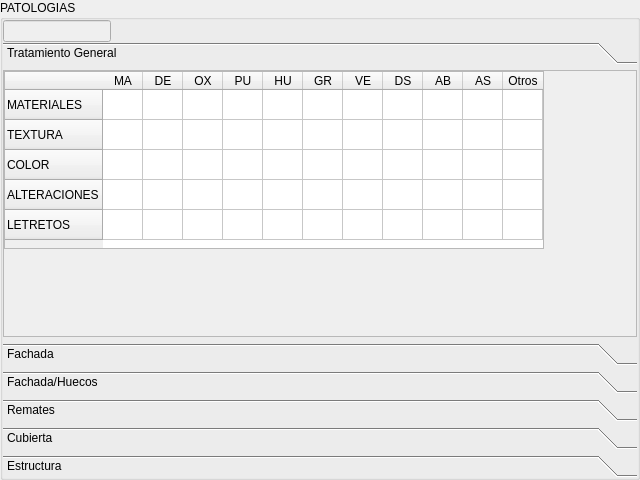
<?xml version="1.0" encoding="UTF-8"?>
<ui version="4.0">
 <class>PatologiaForm</class>
 <widget class="QGroupBox" name="PatologiaForm">
  <property name="geometry">
   <rect>
    <x>0</x>
    <y>0</y>
    <width>640</width>
    <height>480</height>
   </rect>
  </property>
  <property name="font">
   <font>
    <pointsize>9</pointsize>
   </font>
  </property>
  <property name="windowTitle">
   <string>Patologias</string>
  </property>
  <property name="title">
   <string>PATOLOGIAS</string>
  </property>
  <layout class="QVBoxLayout" name="verticalLayout_2">
   <property name="spacing">
    <number>0</number>
   </property>
   <property name="margin">
    <number>0</number>
   </property>
   <item>
    <widget class="QLineEdit" name="cuentaEdit">
     <property name="enabled">
      <bool>false</bool>
     </property>
     <property name="sizePolicy">
      <sizepolicy hsizetype="Fixed" vsizetype="Fixed">
       <horstretch>0</horstretch>
       <verstretch>0</verstretch>
      </sizepolicy>
     </property>
     <property name="maxLength">
      <number>5</number>
     </property>
    </widget>
   </item>
   <item>
    <widget class="QToolBox" name="patologiaTbx">
     <property name="currentIndex">
      <number>0</number>
     </property>
     <widget class="QWidget" name="tratamientoPage">
      <property name="geometry">
       <rect>
        <x>0</x>
        <y>0</y>
        <width>636</width>
        <height>262</height>
       </rect>
      </property>
      <attribute name="label">
       <string>Tratamiento General</string>
      </attribute>
      <layout class="QVBoxLayout" name="verticalLayout">
       <property name="spacing">
        <number>0</number>
       </property>
       <property name="margin">
        <number>0</number>
       </property>
       <item>
        <widget class="QScrollArea" name="scrollArea">
         <property name="widgetResizable">
          <bool>true</bool>
         </property>
         <widget class="QWidget" name="scrollAreaWidgetContents">
          <property name="geometry">
           <rect>
            <x>0</x>
            <y>0</y>
            <width>632</width>
            <height>258</height>
           </rect>
          </property>
          <layout class="QVBoxLayout" name="verticalLayout_3">
           <property name="spacing">
            <number>0</number>
           </property>
           <property name="margin">
            <number>0</number>
           </property>
           <item>
            <widget class="QTableWidget" name="tratamientoTable">
             <property name="sizePolicy">
              <sizepolicy hsizetype="Fixed" vsizetype="Fixed">
               <horstretch>0</horstretch>
               <verstretch>0</verstretch>
              </sizepolicy>
             </property>
             <property name="minimumSize">
              <size>
               <width>540</width>
               <height>178</height>
              </size>
             </property>
             <property name="maximumSize">
              <size>
               <width>540</width>
               <height>178</height>
              </size>
             </property>
             <attribute name="horizontalHeaderDefaultSectionSize">
              <number>40</number>
             </attribute>
             <row>
              <property name="text">
               <string notr="true">MATERIALES</string>
              </property>
             </row>
             <row>
              <property name="text">
               <string notr="true">TEXTURA</string>
              </property>
             </row>
             <row>
              <property name="text">
               <string notr="true">COLOR</string>
              </property>
             </row>
             <row>
              <property name="text">
               <string notr="true">ALTERACIONES</string>
              </property>
             </row>
             <row>
              <property name="text">
               <string notr="true">LETRETOS</string>
              </property>
             </row>
             <column>
              <property name="text">
               <string notr="true">MA</string>
              </property>
              <property name="toolTip">
               <string notr="true">Manchas</string>
              </property>
              <property name="whatsThis">
               <string notr="true"/>
              </property>
             </column>
             <column>
              <property name="text">
               <string notr="true">DE</string>
              </property>
              <property name="toolTip">
               <string notr="true">Desprendimiento de revoque</string>
              </property>
              <property name="whatsThis">
               <string notr="true"/>
              </property>
             </column>
             <column>
              <property name="text">
               <string notr="true">OX</string>
              </property>
              <property name="toolTip">
               <string notr="true">Oxidaciones</string>
              </property>
              <property name="whatsThis">
               <string notr="true"/>
              </property>
             </column>
             <column>
              <property name="text">
               <string notr="true">PU</string>
              </property>
              <property name="toolTip">
               <string notr="true">Pudriciones</string>
              </property>
              <property name="whatsThis">
               <string notr="true"/>
              </property>
             </column>
             <column>
              <property name="text">
               <string notr="true">HU</string>
              </property>
              <property name="toolTip">
               <string notr="true">Humedad</string>
              </property>
             </column>
             <column>
              <property name="text">
               <string notr="true">GR</string>
              </property>
              <property name="toolTip">
               <string notr="true">Grietas</string>
              </property>
             </column>
             <column>
              <property name="text">
               <string notr="true">VE</string>
              </property>
              <property name="toolTip">
               <string notr="true">Vegetación</string>
              </property>
             </column>
             <column>
              <property name="text">
               <string notr="true">DS</string>
              </property>
              <property name="toolTip">
               <string notr="true">Desplome</string>
              </property>
             </column>
             <column>
              <property name="text">
               <string notr="true">AB</string>
              </property>
              <property name="toolTip">
               <string notr="true">Abombamiento</string>
              </property>
             </column>
             <column>
              <property name="text">
               <string notr="true">AS</string>
              </property>
              <property name="toolTip">
               <string notr="true">Asentamiento</string>
              </property>
             </column>
             <column>
              <property name="text">
               <string notr="true">Otros</string>
              </property>
              <property name="toolTip">
               <string notr="true">Otros</string>
              </property>
             </column>
            </widget>
           </item>
           <item>
            <spacer name="verticalSpacer">
             <property name="orientation">
              <enum>Qt::Vertical</enum>
             </property>
             <property name="sizeHint" stdset="0">
              <size>
               <width>20</width>
               <height>40</height>
              </size>
             </property>
            </spacer>
           </item>
          </layout>
         </widget>
        </widget>
       </item>
      </layout>
     </widget>
     <widget class="QWidget" name="fachadaPage">
      <property name="geometry">
       <rect>
        <x>0</x>
        <y>0</y>
        <width>96</width>
        <height>75</height>
       </rect>
      </property>
      <attribute name="label">
       <string>Fachada</string>
      </attribute>
      <layout class="QVBoxLayout" name="verticalLayout_4">
       <property name="spacing">
        <number>0</number>
       </property>
       <property name="margin">
        <number>0</number>
       </property>
       <item>
        <widget class="QScrollArea" name="scrollArea_2">
         <property name="widgetResizable">
          <bool>true</bool>
         </property>
         <widget class="QWidget" name="scrollAreaWidgetContents_2">
          <property name="geometry">
           <rect>
            <x>0</x>
            <y>0</y>
            <width>548</width>
            <height>178</height>
           </rect>
          </property>
          <layout class="QVBoxLayout" name="verticalLayout_5">
           <property name="spacing">
            <number>0</number>
           </property>
           <property name="margin">
            <number>0</number>
           </property>
           <item>
            <widget class="QTableWidget" name="fachadaTable">
             <property name="sizePolicy">
              <sizepolicy hsizetype="Fixed" vsizetype="Fixed">
               <horstretch>0</horstretch>
               <verstretch>0</verstretch>
              </sizepolicy>
             </property>
             <property name="minimumSize">
              <size>
               <width>548</width>
               <height>178</height>
              </size>
             </property>
             <property name="maximumSize">
              <size>
               <width>540</width>
               <height>178</height>
              </size>
             </property>
             <attribute name="horizontalHeaderDefaultSectionSize">
              <number>40</number>
             </attribute>
             <row>
              <property name="text">
               <string notr="true">ZOCALO</string>
              </property>
             </row>
             <row>
              <property name="text">
               <string notr="true">COLUMNA/PILAR</string>
              </property>
             </row>
             <row>
              <property name="text">
               <string notr="true">MOLDURAS</string>
              </property>
             </row>
             <row>
              <property name="text">
               <string notr="true">PORTADA</string>
              </property>
             </row>
             <row>
              <property name="text">
               <string>GALERIA</string>
              </property>
             </row>
             <column>
              <property name="text">
               <string notr="true">MA</string>
              </property>
              <property name="toolTip">
               <string notr="true">Manchas</string>
              </property>
              <property name="whatsThis">
               <string notr="true"/>
              </property>
             </column>
             <column>
              <property name="text">
               <string notr="true">DE</string>
              </property>
              <property name="toolTip">
               <string notr="true">Desprendimiento de revoque</string>
              </property>
              <property name="whatsThis">
               <string notr="true"/>
              </property>
             </column>
             <column>
              <property name="text">
               <string notr="true">OX</string>
              </property>
              <property name="toolTip">
               <string notr="true">Oxidaciones</string>
              </property>
              <property name="whatsThis">
               <string notr="true"/>
              </property>
             </column>
             <column>
              <property name="text">
               <string notr="true">PU</string>
              </property>
              <property name="toolTip">
               <string notr="true">Pudriciones</string>
              </property>
              <property name="whatsThis">
               <string notr="true"/>
              </property>
             </column>
             <column>
              <property name="text">
               <string notr="true">HU</string>
              </property>
              <property name="toolTip">
               <string notr="true">Humedad</string>
              </property>
             </column>
             <column>
              <property name="text">
               <string notr="true">GR</string>
              </property>
              <property name="toolTip">
               <string notr="true">Grietas</string>
              </property>
             </column>
             <column>
              <property name="text">
               <string notr="true">VE</string>
              </property>
              <property name="toolTip">
               <string notr="true">Vegetación</string>
              </property>
             </column>
             <column>
              <property name="text">
               <string notr="true">DS</string>
              </property>
              <property name="toolTip">
               <string notr="true">Desplome</string>
              </property>
             </column>
             <column>
              <property name="text">
               <string notr="true">AB</string>
              </property>
              <property name="toolTip">
               <string notr="true">Abombamiento</string>
              </property>
             </column>
             <column>
              <property name="text">
               <string notr="true">AS</string>
              </property>
              <property name="toolTip">
               <string notr="true">Asentamiento</string>
              </property>
             </column>
             <column>
              <property name="text">
               <string notr="true">Otros</string>
              </property>
              <property name="toolTip">
               <string notr="true">Otros</string>
              </property>
             </column>
            </widget>
           </item>
           <item>
            <spacer name="verticalSpacer_2">
             <property name="orientation">
              <enum>Qt::Vertical</enum>
             </property>
             <property name="sizeHint" stdset="0">
              <size>
               <width>20</width>
               <height>40</height>
              </size>
             </property>
            </spacer>
           </item>
          </layout>
         </widget>
        </widget>
       </item>
      </layout>
     </widget>
     <widget class="QWidget" name="huecosPage">
      <property name="geometry">
       <rect>
        <x>0</x>
        <y>0</y>
        <width>96</width>
        <height>75</height>
       </rect>
      </property>
      <attribute name="label">
       <string>Fachada/Huecos</string>
      </attribute>
      <layout class="QVBoxLayout" name="verticalLayout_6">
       <property name="spacing">
        <number>0</number>
       </property>
       <property name="margin">
        <number>0</number>
       </property>
       <item>
        <widget class="QScrollArea" name="scrollArea_3">
         <property name="widgetResizable">
          <bool>true</bool>
         </property>
         <widget class="QWidget" name="scrollAreaWidgetContents_3">
          <property name="geometry">
           <rect>
            <x>0</x>
            <y>0</y>
            <width>564</width>
            <height>178</height>
           </rect>
          </property>
          <layout class="QVBoxLayout" name="verticalLayout_7">
           <property name="spacing">
            <number>0</number>
           </property>
           <property name="margin">
            <number>0</number>
           </property>
           <item>
            <widget class="QTableWidget" name="huecosTable">
             <property name="sizePolicy">
              <sizepolicy hsizetype="Fixed" vsizetype="Fixed">
               <horstretch>0</horstretch>
               <verstretch>0</verstretch>
              </sizepolicy>
             </property>
             <property name="minimumSize">
              <size>
               <width>564</width>
               <height>178</height>
              </size>
             </property>
             <property name="maximumSize">
              <size>
               <width>564</width>
               <height>178</height>
              </size>
             </property>
             <attribute name="horizontalHeaderDefaultSectionSize">
              <number>40</number>
             </attribute>
             <row>
              <property name="text">
               <string notr="true">ARCOS</string>
              </property>
             </row>
             <row>
              <property name="text">
               <string notr="true">ADINTELADO</string>
              </property>
             </row>
             <row>
              <property name="text">
               <string notr="true">DECORADO</string>
              </property>
             </row>
             <row>
              <property name="text">
               <string notr="true">BALCON BOLADIZO</string>
              </property>
             </row>
             <row>
              <property name="text">
               <string>BALCON RECTO</string>
              </property>
             </row>
             <column>
              <property name="text">
               <string notr="true">MA</string>
              </property>
              <property name="toolTip">
               <string notr="true">Manchas</string>
              </property>
              <property name="whatsThis">
               <string notr="true"/>
              </property>
             </column>
             <column>
              <property name="text">
               <string notr="true">DE</string>
              </property>
              <property name="toolTip">
               <string notr="true">Desprendimiento de revoque</string>
              </property>
              <property name="whatsThis">
               <string notr="true"/>
              </property>
             </column>
             <column>
              <property name="text">
               <string notr="true">OX</string>
              </property>
              <property name="toolTip">
               <string notr="true">Oxidaciones</string>
              </property>
              <property name="whatsThis">
               <string notr="true"/>
              </property>
             </column>
             <column>
              <property name="text">
               <string notr="true">PU</string>
              </property>
              <property name="toolTip">
               <string notr="true">Pudriciones</string>
              </property>
              <property name="whatsThis">
               <string notr="true"/>
              </property>
             </column>
             <column>
              <property name="text">
               <string notr="true">HU</string>
              </property>
              <property name="toolTip">
               <string notr="true">Humedad</string>
              </property>
             </column>
             <column>
              <property name="text">
               <string notr="true">GR</string>
              </property>
              <property name="toolTip">
               <string notr="true">Grietas</string>
              </property>
             </column>
             <column>
              <property name="text">
               <string notr="true">VE</string>
              </property>
              <property name="toolTip">
               <string notr="true">Vegetación</string>
              </property>
             </column>
             <column>
              <property name="text">
               <string notr="true">DS</string>
              </property>
              <property name="toolTip">
               <string notr="true">Desplome</string>
              </property>
             </column>
             <column>
              <property name="text">
               <string notr="true">AB</string>
              </property>
              <property name="toolTip">
               <string notr="true">Abombamiento</string>
              </property>
             </column>
             <column>
              <property name="text">
               <string notr="true">AS</string>
              </property>
              <property name="toolTip">
               <string notr="true">Asentamiento</string>
              </property>
             </column>
             <column>
              <property name="text">
               <string notr="true">Otros</string>
              </property>
              <property name="toolTip">
               <string notr="true">Otros</string>
              </property>
             </column>
            </widget>
           </item>
           <item>
            <spacer name="verticalSpacer_3">
             <property name="orientation">
              <enum>Qt::Vertical</enum>
             </property>
             <property name="sizeHint" stdset="0">
              <size>
               <width>20</width>
               <height>102</height>
              </size>
             </property>
            </spacer>
           </item>
          </layout>
         </widget>
        </widget>
       </item>
      </layout>
     </widget>
     <widget class="QWidget" name="rematesPage">
      <property name="geometry">
       <rect>
        <x>0</x>
        <y>0</y>
        <width>636</width>
        <height>262</height>
       </rect>
      </property>
      <attribute name="label">
       <string>Remates</string>
      </attribute>
      <layout class="QVBoxLayout" name="verticalLayout_8">
       <property name="spacing">
        <number>0</number>
       </property>
       <property name="margin">
        <number>0</number>
       </property>
       <item>
        <widget class="QScrollArea" name="scrollArea_4">
         <property name="widgetResizable">
          <bool>true</bool>
         </property>
         <widget class="QWidget" name="scrollAreaWidgetContents_4">
          <property name="geometry">
           <rect>
            <x>0</x>
            <y>0</y>
            <width>632</width>
            <height>258</height>
           </rect>
          </property>
          <layout class="QVBoxLayout" name="verticalLayout_9">
           <property name="spacing">
            <number>0</number>
           </property>
           <property name="margin">
            <number>0</number>
           </property>
           <item>
            <widget class="QTableWidget" name="rematesTable">
             <property name="sizePolicy">
              <sizepolicy hsizetype="Fixed" vsizetype="Fixed">
               <horstretch>0</horstretch>
               <verstretch>0</verstretch>
              </sizepolicy>
             </property>
             <property name="minimumSize">
              <size>
               <width>540</width>
               <height>148</height>
              </size>
             </property>
             <property name="maximumSize">
              <size>
               <width>540</width>
               <height>148</height>
              </size>
             </property>
             <property name="baseSize">
              <size>
               <width>5</width>
               <height>0</height>
              </size>
             </property>
             <attribute name="horizontalHeaderDefaultSectionSize">
              <number>40</number>
             </attribute>
             <row>
              <property name="text">
               <string notr="true">ALERO</string>
              </property>
             </row>
             <row>
              <property name="text">
               <string notr="true">CORNISA</string>
              </property>
             </row>
             <row>
              <property name="text">
               <string notr="true">ANTEPECHO</string>
              </property>
             </row>
             <row>
              <property name="text">
               <string notr="true">BALAUSTRADA</string>
              </property>
             </row>
             <column>
              <property name="text">
               <string notr="true">MA</string>
              </property>
              <property name="toolTip">
               <string notr="true">Manchas</string>
              </property>
              <property name="whatsThis">
               <string notr="true"/>
              </property>
             </column>
             <column>
              <property name="text">
               <string notr="true">DE</string>
              </property>
              <property name="toolTip">
               <string notr="true">Desprendimiento de revoque</string>
              </property>
              <property name="whatsThis">
               <string notr="true"/>
              </property>
             </column>
             <column>
              <property name="text">
               <string notr="true">OX</string>
              </property>
              <property name="toolTip">
               <string notr="true">Oxidaciones</string>
              </property>
              <property name="whatsThis">
               <string notr="true"/>
              </property>
             </column>
             <column>
              <property name="text">
               <string notr="true">PU</string>
              </property>
              <property name="toolTip">
               <string notr="true">Pudriciones</string>
              </property>
              <property name="whatsThis">
               <string notr="true"/>
              </property>
             </column>
             <column>
              <property name="text">
               <string notr="true">HU</string>
              </property>
              <property name="toolTip">
               <string notr="true">Humedad</string>
              </property>
             </column>
             <column>
              <property name="text">
               <string notr="true">GR</string>
              </property>
              <property name="toolTip">
               <string notr="true">Grietas</string>
              </property>
             </column>
             <column>
              <property name="text">
               <string notr="true">VE</string>
              </property>
              <property name="toolTip">
               <string notr="true">Vegetación</string>
              </property>
             </column>
             <column>
              <property name="text">
               <string notr="true">DS</string>
              </property>
              <property name="toolTip">
               <string notr="true">Desplome</string>
              </property>
             </column>
             <column>
              <property name="text">
               <string notr="true">AB</string>
              </property>
              <property name="toolTip">
               <string notr="true">Abombamiento</string>
              </property>
             </column>
             <column>
              <property name="text">
               <string notr="true">AS</string>
              </property>
              <property name="toolTip">
               <string notr="true">Asentamiento</string>
              </property>
             </column>
             <column>
              <property name="text">
               <string notr="true">Otros</string>
              </property>
              <property name="toolTip">
               <string notr="true">Otros</string>
              </property>
             </column>
            </widget>
           </item>
           <item>
            <spacer name="verticalSpacer_4">
             <property name="orientation">
              <enum>Qt::Vertical</enum>
             </property>
             <property name="sizeHint" stdset="0">
              <size>
               <width>20</width>
               <height>132</height>
              </size>
             </property>
            </spacer>
           </item>
          </layout>
         </widget>
        </widget>
       </item>
      </layout>
     </widget>
     <widget class="QWidget" name="cubiertaPage">
      <property name="geometry">
       <rect>
        <x>0</x>
        <y>0</y>
        <width>96</width>
        <height>75</height>
       </rect>
      </property>
      <attribute name="label">
       <string>Cubierta</string>
      </attribute>
      <layout class="QVBoxLayout" name="verticalLayout_10">
       <property name="spacing">
        <number>0</number>
       </property>
       <property name="margin">
        <number>0</number>
       </property>
       <item>
        <widget class="QScrollArea" name="scrollArea_5">
         <property name="widgetResizable">
          <bool>true</bool>
         </property>
         <widget class="QWidget" name="scrollAreaWidgetContents_5">
          <property name="geometry">
           <rect>
            <x>0</x>
            <y>0</y>
            <width>526</width>
            <height>148</height>
           </rect>
          </property>
          <layout class="QVBoxLayout" name="verticalLayout_11">
           <property name="spacing">
            <number>0</number>
           </property>
           <property name="margin">
            <number>0</number>
           </property>
           <item>
            <widget class="QTableWidget" name="cubiertaTable">
             <property name="sizePolicy">
              <sizepolicy hsizetype="Fixed" vsizetype="Fixed">
               <horstretch>0</horstretch>
               <verstretch>0</verstretch>
              </sizepolicy>
             </property>
             <property name="minimumSize">
              <size>
               <width>526</width>
               <height>148</height>
              </size>
             </property>
             <property name="maximumSize">
              <size>
               <width>526</width>
               <height>148</height>
              </size>
             </property>
             <property name="baseSize">
              <size>
               <width>5</width>
               <height>0</height>
              </size>
             </property>
             <attribute name="horizontalHeaderDefaultSectionSize">
              <number>40</number>
             </attribute>
             <row>
              <property name="text">
               <string notr="true">HORIZONTAL</string>
              </property>
             </row>
             <row>
              <property name="text">
               <string notr="true">TEJA</string>
              </property>
             </row>
             <row>
              <property name="text">
               <string notr="true">ZINC</string>
              </property>
             </row>
             <row>
              <property name="text">
               <string notr="true">ASBESTO</string>
              </property>
             </row>
             <column>
              <property name="text">
               <string notr="true">MA</string>
              </property>
              <property name="toolTip">
               <string notr="true">Manchas</string>
              </property>
              <property name="whatsThis">
               <string notr="true"/>
              </property>
             </column>
             <column>
              <property name="text">
               <string notr="true">DE</string>
              </property>
              <property name="toolTip">
               <string notr="true">Desprendimiento de revoque</string>
              </property>
              <property name="whatsThis">
               <string notr="true"/>
              </property>
             </column>
             <column>
              <property name="text">
               <string notr="true">OX</string>
              </property>
              <property name="toolTip">
               <string notr="true">Oxidaciones</string>
              </property>
              <property name="whatsThis">
               <string notr="true"/>
              </property>
             </column>
             <column>
              <property name="text">
               <string notr="true">PU</string>
              </property>
              <property name="toolTip">
               <string notr="true">Pudriciones</string>
              </property>
              <property name="whatsThis">
               <string notr="true"/>
              </property>
             </column>
             <column>
              <property name="text">
               <string notr="true">HU</string>
              </property>
              <property name="toolTip">
               <string notr="true">Humedad</string>
              </property>
             </column>
             <column>
              <property name="text">
               <string notr="true">GR</string>
              </property>
              <property name="toolTip">
               <string notr="true">Grietas</string>
              </property>
             </column>
             <column>
              <property name="text">
               <string notr="true">VE</string>
              </property>
              <property name="toolTip">
               <string notr="true">Vegetación</string>
              </property>
             </column>
             <column>
              <property name="text">
               <string notr="true">DS</string>
              </property>
              <property name="toolTip">
               <string notr="true">Desplome</string>
              </property>
             </column>
             <column>
              <property name="text">
               <string notr="true">AB</string>
              </property>
              <property name="toolTip">
               <string notr="true">Abombamiento</string>
              </property>
             </column>
             <column>
              <property name="text">
               <string notr="true">AS</string>
              </property>
              <property name="toolTip">
               <string notr="true">Asentamiento</string>
              </property>
             </column>
             <column>
              <property name="text">
               <string notr="true">Otros</string>
              </property>
              <property name="toolTip">
               <string notr="true">Otros</string>
              </property>
             </column>
            </widget>
           </item>
           <item>
            <spacer name="verticalSpacer_5">
             <property name="orientation">
              <enum>Qt::Vertical</enum>
             </property>
             <property name="sizeHint" stdset="0">
              <size>
               <width>20</width>
               <height>132</height>
              </size>
             </property>
            </spacer>
           </item>
          </layout>
         </widget>
        </widget>
       </item>
      </layout>
     </widget>
     <widget class="QWidget" name="estructuraPage">
      <property name="geometry">
       <rect>
        <x>0</x>
        <y>0</y>
        <width>96</width>
        <height>75</height>
       </rect>
      </property>
      <attribute name="label">
       <string>Estructura</string>
      </attribute>
      <layout class="QVBoxLayout" name="verticalLayout_12">
       <property name="spacing">
        <number>0</number>
       </property>
       <property name="margin">
        <number>0</number>
       </property>
       <item>
        <widget class="QScrollArea" name="scrollArea_6">
         <property name="widgetResizable">
          <bool>true</bool>
         </property>
         <widget class="QWidget" name="scrollAreaWidgetContents_6">
          <property name="geometry">
           <rect>
            <x>0</x>
            <y>0</y>
            <width>515</width>
            <height>208</height>
           </rect>
          </property>
          <layout class="QVBoxLayout" name="verticalLayout_13">
           <property name="spacing">
            <number>0</number>
           </property>
           <property name="margin">
            <number>0</number>
           </property>
           <item>
            <widget class="QTableWidget" name="estructuraTable">
             <property name="sizePolicy">
              <sizepolicy hsizetype="Fixed" vsizetype="Fixed">
               <horstretch>0</horstretch>
               <verstretch>0</verstretch>
              </sizepolicy>
             </property>
             <property name="minimumSize">
              <size>
               <width>515</width>
               <height>208</height>
              </size>
             </property>
             <property name="maximumSize">
              <size>
               <width>515</width>
               <height>208</height>
              </size>
             </property>
             <attribute name="horizontalHeaderDefaultSectionSize">
              <number>40</number>
             </attribute>
             <row>
              <property name="text">
               <string notr="true">PISO</string>
              </property>
             </row>
             <row>
              <property name="text">
               <string notr="true">MUROS</string>
              </property>
             </row>
             <row>
              <property name="text">
               <string notr="true">PILARES</string>
              </property>
             </row>
             <row>
              <property name="text">
               <string notr="true">VIGAS</string>
              </property>
             </row>
             <row>
              <property name="text">
               <string notr="true">ARCOS</string>
              </property>
             </row>
             <row>
              <property name="text">
               <string>ESCALERA</string>
              </property>
             </row>
             <column>
              <property name="text">
               <string notr="true">MA</string>
              </property>
              <property name="toolTip">
               <string notr="true">Manchas</string>
              </property>
              <property name="whatsThis">
               <string notr="true"/>
              </property>
             </column>
             <column>
              <property name="text">
               <string notr="true">DE</string>
              </property>
              <property name="toolTip">
               <string notr="true">Desprendimiento de revoque</string>
              </property>
              <property name="whatsThis">
               <string notr="true"/>
              </property>
             </column>
             <column>
              <property name="text">
               <string notr="true">OX</string>
              </property>
              <property name="toolTip">
               <string notr="true">Oxidaciones</string>
              </property>
              <property name="whatsThis">
               <string notr="true"/>
              </property>
             </column>
             <column>
              <property name="text">
               <string notr="true">PU</string>
              </property>
              <property name="toolTip">
               <string notr="true">Pudriciones</string>
              </property>
              <property name="whatsThis">
               <string notr="true"/>
              </property>
             </column>
             <column>
              <property name="text">
               <string notr="true">HU</string>
              </property>
              <property name="toolTip">
               <string notr="true">Humedad</string>
              </property>
             </column>
             <column>
              <property name="text">
               <string notr="true">GR</string>
              </property>
              <property name="toolTip">
               <string notr="true">Grietas</string>
              </property>
             </column>
             <column>
              <property name="text">
               <string notr="true">VE</string>
              </property>
              <property name="toolTip">
               <string notr="true">Vegetación</string>
              </property>
             </column>
             <column>
              <property name="text">
               <string notr="true">DS</string>
              </property>
              <property name="toolTip">
               <string notr="true">Desplome</string>
              </property>
             </column>
             <column>
              <property name="text">
               <string notr="true">AB</string>
              </property>
              <property name="toolTip">
               <string notr="true">Abombamiento</string>
              </property>
             </column>
             <column>
              <property name="text">
               <string notr="true">AS</string>
              </property>
              <property name="toolTip">
               <string notr="true">Asentamiento</string>
              </property>
             </column>
             <column>
              <property name="text">
               <string notr="true">Otros</string>
              </property>
              <property name="toolTip">
               <string notr="true">Otros</string>
              </property>
             </column>
            </widget>
           </item>
           <item>
            <spacer name="verticalSpacer_6">
             <property name="orientation">
              <enum>Qt::Vertical</enum>
             </property>
             <property name="sizeHint" stdset="0">
              <size>
               <width>20</width>
               <height>72</height>
              </size>
             </property>
            </spacer>
           </item>
          </layout>
         </widget>
        </widget>
       </item>
      </layout>
     </widget>
    </widget>
   </item>
  </layout>
 </widget>
 <resources/>
 <connections/>
</ui>
